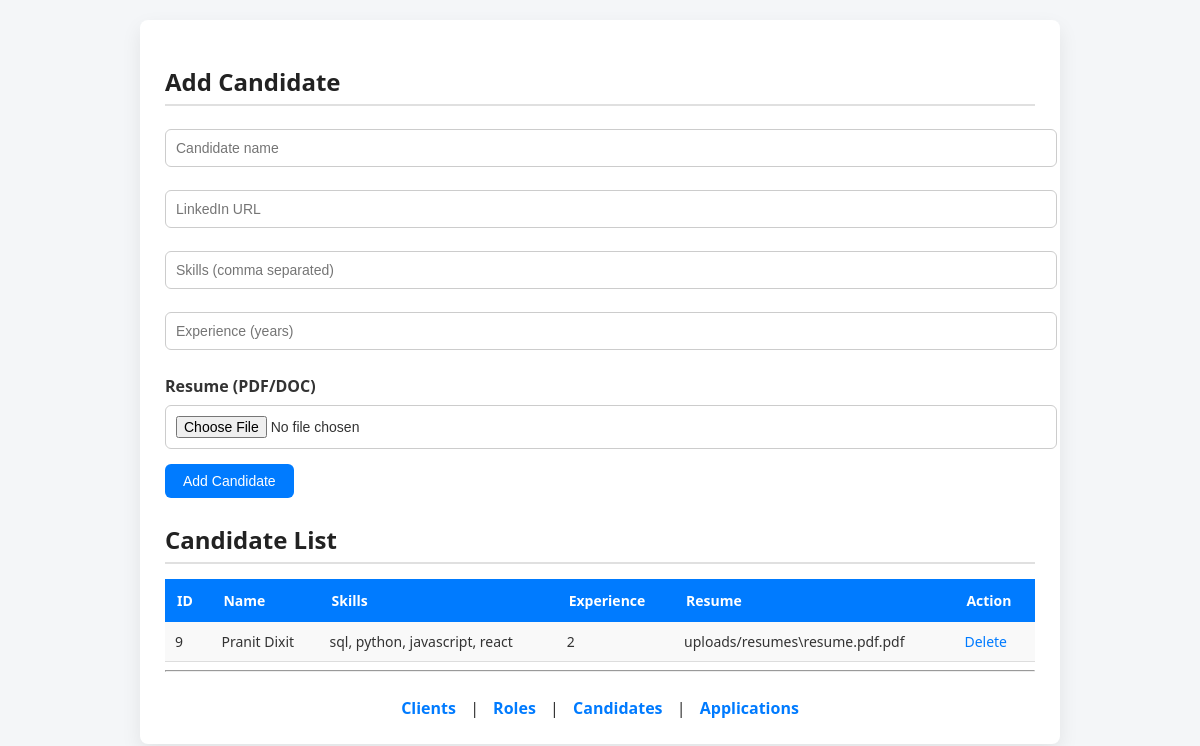
/candidates, run on an earlier commit of the app's database.
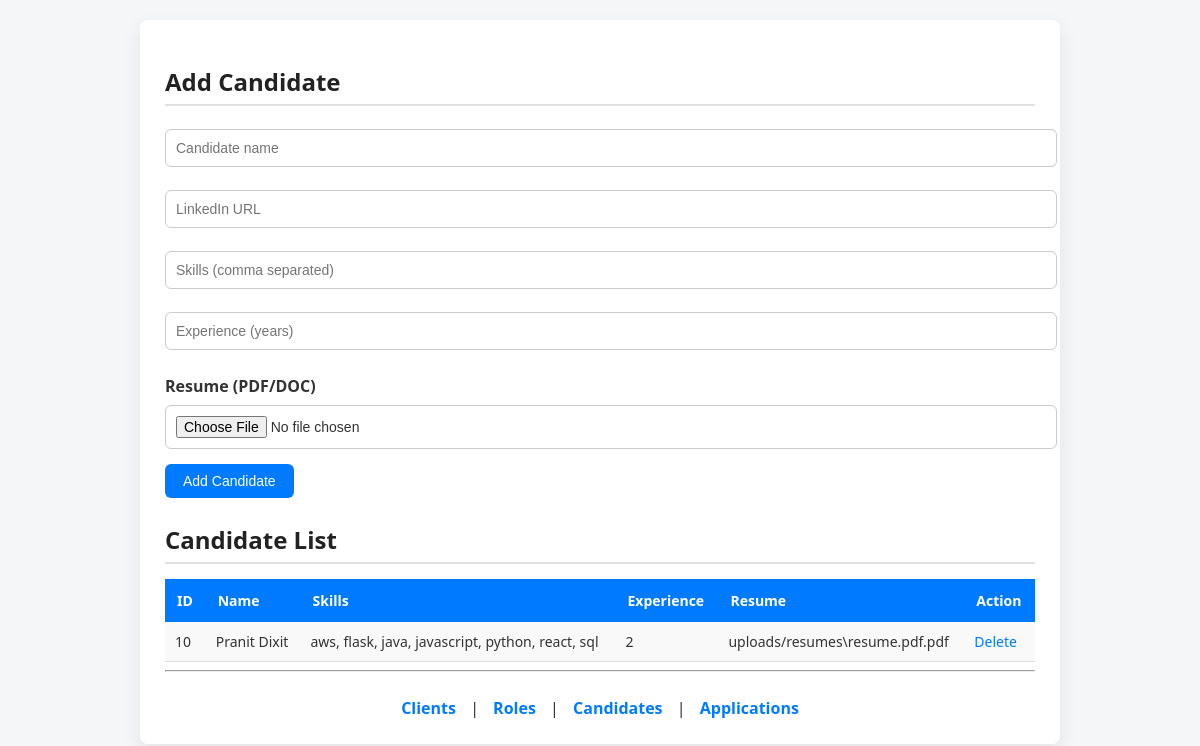
And on a later commit of the database.
### tables this page shows
CREATE TABLE Candidate (
    candidate_id INTEGER PRIMARY KEY AUTOINCREMENT,
    name TEXT,
    linkedin_url TEXT,
    skills TEXT,
    experience_years INTEGER
, resume_file_path TEXT);

### app.py (the view, shortened to what this page needs)
@app.route("/candidates", methods=["GET", "POST"])
def candidates():
    db = get_db()
    cur = db.cursor()
    candidates = cur.execute("SELECT * FROM Candidate").fetchall()
    db.close()
    return render_template("candidates.html", candidates=candidates)

### app.py (called while the page is built)
def get_db():
    return sqlite3.connect("database.db")

### templates/candidates.html (shortened to what this page needs)
<!doctype html>
<html>
  <head>
    <link
      rel="stylesheet"
      href="{{ url_for('static', filename='style.css') }}"
    />
  </head>
  <body>
    <div class="container">
      <h2>Add Candidate</h2>
      <form method="post" enctype="multipart/form-data">
        <input type="text" name="name" placeholder="Candidate name" required />
        <input type="text" name="linkedin_url" placeholder="LinkedIn URL" />
        <input
          type="text"
          name="skills"
          placeholder="Skills (comma separated)"
        />
        <input
          type="number"
          name="experience_years"
          placeholder="Experience (years)"
        />
        <label>Resume (PDF/DOC)</label>
        <input type="file" name="resume" accept=".pdf,.doc,.docx" />
        <button>Add Candidate</button>
      </form>
      <h2>Candidate List</h2>
      <table>
        <tr>
          <th>ID</th>
          <th>Name</th>
          <th>Skills</th>
          <th>Experience</th>
          <th>Resume</th>
          <th>Action</th>
        </tr>
        {% for c in candidates %}
        <tr>
          <td>{{ c[0] }}</td>
          <td>{{ c[1] }}</td>
          <td>{{ c[3] }}</td>
          <td>{{ c[4] }}</td>
          <td>{% if c[5] %} {{ c[5] }} {% else %} Not Uploaded {% endif %}</td>
          <td>
            <a
              href="/delete_candidate/{{ c[0] }}"
              onclick="
                return confirm(
                  'Are you sure you want to delete this candidate?',
                );
              "
              >Delete
            </a>
          </td>
        </tr>
        {% endfor %}
      </table>
      <hr />
      <div class="nav">
        <a href="/clients">Clients</a> | <a href="/roles">Roles</a> |
        <a href="/candidates">Candidates</a> |
        <a href="/applications">Applications</a>
      </div>
    </div>
  </body>
</html>

What changed in the data, as far as the page shows it:
removed Candidate: candidate_id "9", name "Pranit Dixit", skills "sql, python, javascript, react", experience_years "2", resume_file_path "uploads/resumes\\resume.pdf.pdf"
added Candidate: candidate_id "10", name "Pranit Dixit", skills "aws, flask, java, javascript, python, react, sql", experience_years "2", resume_file_path "uploads/resumes\\resume.pdf.pdf"
